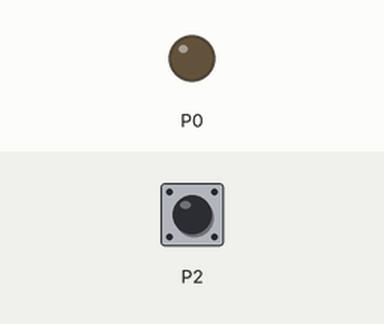
Simulated run of this program. Board: BBC micro:bit (MakeCode). On the bench: output pins drawn as LEDs (lit = HIGH). Dashed ring = blinking. Inputs (shaded band) come from the test bench; at power-on: P2 HIGH.

Above: at 1.2 s.
1.3 s: P2 pulled LOW for 3.2 s
At 2.2 s:
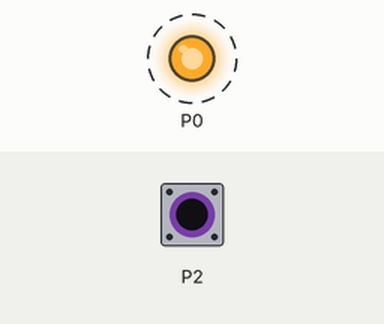
At 6.3 s:
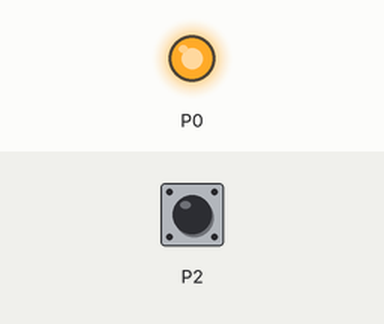
Timing chart, 0 to 7.8 s (numbered marks = the images above; inputs shaded):
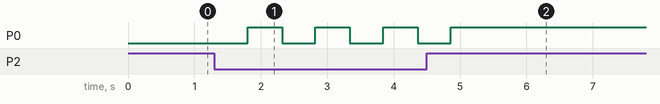

Measured:
- after the input at 1.3 s, P0: alternates HIGH for 0.52 s and LOW for 0.50 s, 7 changes in all, then stays HIGH, starting after 0.50 s

The program:

main.ts
```typescript
pins.setPull(DigitalPin.P2, PinPullMode.PullUp)
basic.forever(function () {
    if (pins.digitalReadPin(DigitalPin.P2) == 0) {
        pins.digitalWritePin(DigitalPin.P0, 0)
        basic.pause(500)
        pins.digitalWritePin(DigitalPin.P0, 1)
        basic.pause(500)
    }
})
```

test.ts
```typescript
// aquí va el archivo "tests"; esto no se compilará cuando este paquete se utilice como una extensión.
```
